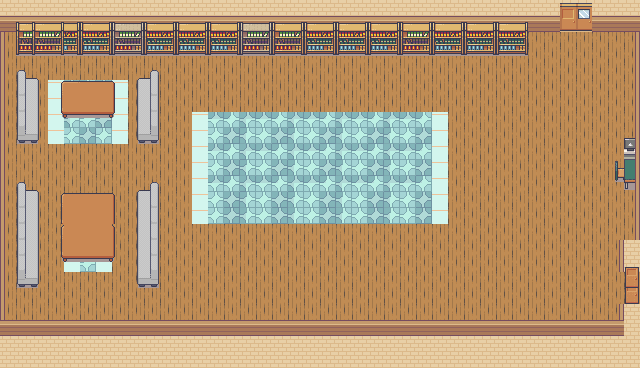

Tiled map render using the project's own tile images. Description and the map definition, with tile-layer contents summarised, below:
An orthogonal 40x23 tile map with 16x16 px tiles, 4 tile layers (Tile Layer 1, Tile Layer 4, Tile Layer 2, Tile Layer 3), 5 tilesets and 20 objects.

<map version="1.10" tiledversion="1.12.0" orientation="orthogonal" renderorder="right-down" width="40" height="23" tilewidth="16" tileheight="16" infinite="0" nextlayerid="8" nextobjectid="26">
 <tileset firstgid="1" source="indoors_floor2.tsx" />
 <tileset firstgid="5" source="indoors_floor1.tsx" />
 <tileset firstgid="396" source="house_walls.tsx" />
 <tileset firstgid="431" source="indoors_main.tsx" />
 <tileset firstgid="1855" source="Colours.tsx" />
 <layer id="1" name="Tile Layer 1" width="40" height="23">
  <data>[920 cells, 920 non-empty, 10 distinct tile ids]</data>
 </layer>
 <layer id="7" name="Tile Layer 4" width="40" height="23">
  <data>[920 cells, 7 non-empty, 7 distinct tile ids]</data>
 </layer>
 <layer id="2" name="Tile Layer 2" width="40" height="23">
  <data>[920 cells, 310 non-empty, 43 distinct tile ids]</data>
 </layer>
 <layer id="3" name="Tile Layer 3" width="40" height="23">
  <data>[920 cells, 43 non-empty, 17 distinct tile ids]</data>
 </layer>
 <objectgroup id="6" name="Portals">
  <object id="18" x="558.621" y="14.4828" width="31.7241" height="11.0345">
   <properties>
    <property name="spawnX" type="float" value="110" />
    <property name="spawnY" type="float" value="165" />
    <property name="targetMap" value="outside_house.tmx" />
   </properties>
  </object>
  <object id="20" x="626.897" y="269.655" width="9.65521" height="34.4828">
   <properties>
    <property name="spawnX" type="float" value="76" />
    <property name="spawnY" type="float" value="56" />
    <property name="targetMap" value="toilet_house.tmx" />
   </properties>
  </object>
 </objectgroup>
 <objectgroup id="5" name="Collisions">
  <object id="2" x="-2.06897" y="-4.13793" width="559.311" height="33.7931" />
  <object id="3" x="15.8621" y="19.3103" width="513.793" height="25.5172" />
  <object id="4" x="635.172" y="10.3448" width="13.7931" height="359.31" />
  <object id="5" x="-2.06897" y="321.379" width="647.586" height="52.4138" />
  <object id="6" x="-5.51724" y="24.8276" width="8.96552" height="342.069" />
  <object id="7" x="149.655" y="182.069" width="8.27586" height="102.069" />
  <object id="8" x="149.655" y="68.9655" width="8.27586" height="73.7931" />
  <object id="9" x="17.2414" y="69.6552" width="8.96552" height="72.4138" />
  <object id="10" x="17.2414" y="184.138" width="6.89655" height="99.3103" />
  <object id="11" x="63.4483" y="192.414" width="50.3448" height="65.5172" />
  <object id="12" x="61.3793" y="81.3793" width="52.4138" height="31.7241" />
  <object id="14" x="544.828" y="-4.82759" width="106.897" height="20.6897" />
  <object id="17" x="591.034" y="9.65517" width="63.4483" height="24.1379" />
  <object id="21" x="624.138" y="156.552" width="12.4138" height="31.0345" />
  <object id="22" x="613.793" y="159.31" width="2.75862" height="22.069" />
  <object id="23" x="626.207" y="137.241" width="11.0345" height="19.3103" />
  <object id="24" x="622.759" y="239.31" width="17.931" height="28.2759" />
  <object id="25" x="623.448" y="300" width="19.3103" height="24.8276" />
 </objectgroup>
</map>
